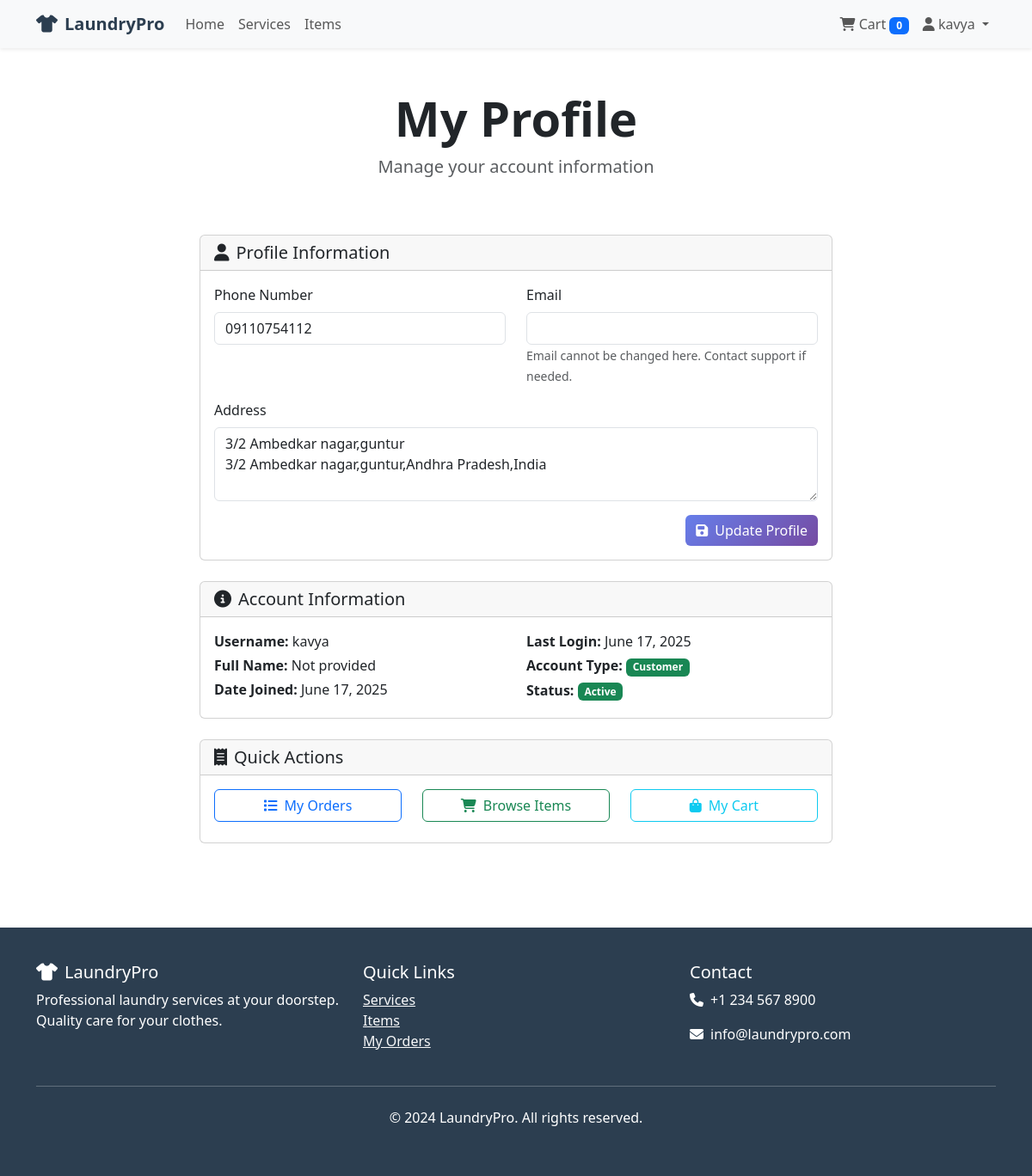
Page /accounts/profile/ (signed in) on the committed database.
### accounts/models.py (models this page shows, shortened)
class UserProfile(models.Model):
    user = models.OneToOneField(User, on_delete=models.CASCADE)
    phone = models.CharField(max_length=15, blank=True)
    address = models.TextField(blank=True)
    is_customer = models.BooleanField(default=True)
    is_admin = models.BooleanField(default=False)
    created_at = models.DateTimeField(auto_now_add=True)
    updated_at = models.DateTimeField(auto_now=True)

### accounts/views.py (the view)
# urls.py: path('profile/', views.profile, name='profile'),
@login_required
def profile(request):
    if request.method == 'POST':
        form = UserProfileForm(request.POST, instance=request.user.userprofile)
        if form.is_valid():
            form.save()
            messages.success(request, 'Profile updated successfully!')
            return redirect('accounts:profile')
    else:
        form = UserProfileForm(instance=request.user.userprofile)
    context = {
        'form': form,
    }
    return render(request, 'accounts/profile.html', context)

### accounts/forms.py
class UserProfileForm(forms.ModelForm):
    class Meta:
        model = UserProfile
        fields = ['phone', 'address']
        widgets = {
            'phone': forms.TextInput(attrs={'class': 'form-control'}),
            'address': forms.Textarea(attrs={'class': 'form-control', 'rows': 3}),
        }

### la2/context_processors.py (called while the page is built)
def cart_processor(request):
    if request.user.is_authenticated:
        try:
            cart = Cart.objects.get(user=request.user)
            cart_items = cart.cartitem_set.all()
            total_items = sum(item.quantity for item in cart_items)
            total_price = sum(item.service.price * item.quantity for item in cart_items)
            return {
                'cart_count': total_items,
                'cart_total': total_price,
            }
        except Cart.DoesNotExist:
            return {
                'cart_count': 0,
                'cart_total': 0,
            }
    return {
        'cart_count': 0,
        'cart_total': 0,
    }

### templates/accounts/profile.html (shortened to what this page needs)
{% extends 'base.html' %}
{% block content %}
<div class="container py-5">
    <div class="row">
        <div class="col-12 text-center mb-5" data-aos="fade-up">
            <h1 class="display-4 fw-bold">My Profile</h1>
            <p class="lead text-muted">Manage your account information</p>
        </div>
    </div>
    <div class="row justify-content-center">
        <div class="col-lg-8" data-aos="fade-up">
            <div class="card">
                <div class="card-header">
                    <h5 class="mb-0"><i class="fas fa-user me-2"></i>Profile Information</h5>
                </div>
                <div class="card-body">
                    <form method="post">
                        <div class="row">
                            <div class="col-md-6 mb-3">
                                <label for="{{ form.phone.id_for_label }}" class="form-label">Phone Number</label>
                                {{ form.phone }}
                            </div>
                            <div class="col-md-6 mb-3">
                                <label class="form-label">Email</label>
                                <input type="email" class="form-control" value="{{ user.email }}" readonly>
                                <small class="form-text text-muted">Email cannot be changed here. Contact support if needed.</small>
                            </div>
                        </div>
                        <div class="mb-3">
                            <label for="{{ form.address.id_for_label }}" class="form-label">Address</label>
                            {{ form.address }}
                        </div>
                        <div class="d-grid gap-2 d-md-flex justify-content-md-end">
                            <button type="submit" class="btn btn-primary">
                                <i class="fas fa-save me-2"></i>Update Profile
                            </button>
                        </div>
                    </form>
                </div>
            </div>
            <div class="card mt-4">
                <div class="card-header">
                    <h5 class="mb-0"><i class="fas fa-info-circle me-2"></i>Account Information</h5>
                </div>
                <div class="card-body">
                    <div class="row">
                        <div class="col-md-6">
                            <p class="mb-1"><strong>Username:</strong> {{ user.username }}</p>
                            <p class="mb-1"><strong>Full Name:</strong> {{ user.get_full_name|default:"Not provided" }}</p>
                            <p class="mb-1"><strong>Date Joined:</strong> {{ user.date_joined|date:"F j, Y" }}</p>
                        </div>
                        <div class="col-md-6">
                            <p class="mb-1"><strong>Last Login:</strong> {{ user.last_login|date:"F j, Y" }}</p>
                            <p class="mb-1"><strong>Account Type:</strong>
                                {% if user.is_staff %}
                                    <span class="badge bg-primary">Admin</span>
                                {% else %}
                                    <span class="badge bg-success">Customer</span>
                                {% endif %}
                            </p>
                            <p class="mb-1"><strong>Status:</strong>
                                {% if user.is_active %}
                                    <span class="badge bg-success">Active</span>
                                {% else %}
                                    <span class="badge bg-danger">Inactive</span>
                                {% endif %}
                            </p>
                        </div>
                    </div>
                </div>
            </div>
            <div class="card mt-4">
                <div class="card-header">
                    <h5 class="mb-0"><i class="fas fa-receipt me-2"></i>Quick Actions</h5>
                </div>
                <div class="card-body">
                    <div class="row">
                        <div class="col-md-4 mb-2">
                            <a href="{% url 'orders:order_list' %}" class="btn btn-outline-primary w-100">
                                <i class="fas fa-list me-2"></i>My Orders
                            </a>
                        </div>
                        <div class="col-md-4 mb-2">
                            <a href="{% url 'services:item_list' %}" class="btn btn-outline-success w-100">
                                <i class="fas fa-shopping-cart me-2"></i>Browse Items
                            </a>
                        </div>
                        <div class="col-md-4 mb-2">
                            <a href="{% url 'cart:cart_view' %}" class="btn btn-outline-info w-100">
                                <i class="fas fa-shopping-bag me-2"></i>My Cart
                            </a>
                        </div>
                    </div>
                </div>
            </div>
        </div>
    </div>
</div>
{% endblock %}

### templates/base.html (shortened to what this page needs)
<!DOCTYPE html>
<html lang="en">
<head>
    <link href="https://cdn.jsdelivr.net/npm/bootstrap@5.3.0/dist/css/bootstrap.min.css" rel="stylesheet">
    <link rel="stylesheet" href="https://cdnjs.cloudflare.com/ajax/libs/font-awesome/6.4.0/css/all.min.css">
    <link href="https://unpkg.com/aos@2.3.1/dist/aos.css" rel="stylesheet">
</head>
<body>
    <nav class="navbar navbar-expand-lg navbar-light bg-light shadow-sm">
        <div class="container">
            <a class="navbar-brand" href="{% url 'home' %}">
                <i class="fas fa-tshirt me-2"></i>LaundryPro
            </a>
            <div class="collapse navbar-collapse" id="navbarNav">
                <ul class="navbar-nav me-auto">
                    <li class="nav-item">
                        <a class="nav-link" href="{% url 'home' %}">Home</a>
                    </li>
                    <li class="nav-item">
                        <a class="nav-link" href="{% url 'services:service_list' %}">Services</a>
                    </li>
                    <li class="nav-item">
                        <a class="nav-link" href="{% url 'services:item_list' %}">Items</a>
                    </li>
                </ul>
                <ul class="navbar-nav">
                    {% if user.is_authenticated %}
                        <li class="nav-item">
                            <a class="nav-link" href="{% url 'cart:cart_view' %}">
                                <i class="fas fa-shopping-cart"></i> Cart
                                <span class="badge bg-primary">{{ cart_count }}</span>
                            </a>
                        </li>
                        <li class="nav-item dropdown">
                            <a class="nav-link dropdown-toggle" href="#" id="navbarDropdown" role="button" data-bs-toggle="dropdown">
                                <i class="fas fa-user"></i> {{ user.username }}
                            </a>
                        </li>
                    {% endif %}
                </ul>
            </div>
        </div>
    </nav>
    <main>
        {% block content %}{% endblock %}
    </main>
    <footer class="footer">
        <div class="container">
            <div class="row">
                <div class="col-md-4">
                    <h5><i class="fas fa-tshirt me-2"></i>LaundryPro</h5>
                    <p>Professional laundry services at your doorstep. Quality care for your clothes.</p>
                </div>
                <div class="col-md-4">
                    <h5>Quick Links</h5>
                    <ul class="list-unstyled">
                        <li><a href="{% url 'services:service_list' %}" class="text-light">Services</a></li>
                        <li><a href="{% url 'services:item_list' %}" class="text-light">Items</a></li>
                        {% if user.is_authenticated %}
                            <li><a href="{% url 'orders:order_list' %}" class="text-light">My Orders</a></li>
                        {% endif %}
                    </ul>
                </div>
                <div class="col-md-4">
                    <h5>Contact</h5>
                    <p><i class="fas fa-phone me-2"></i>+1 234 567 8900</p>
                    <p><i class="fas fa-envelope me-2"></i>info@laundrypro.com</p>
                </div>
            </div>
            <hr class="my-4">
            <div class="text-center">
                <p>&copy; 2024 LaundryPro. All rights reserved.</p>
            </div>
        </div>
    </footer>
</body>
</html>

### templates/base.html (style rules this page uses)
.navbar-brand { font-weight: bold; color: #2c3e50 !important; }
.card { transition: transform 0.3s ease, box-shadow 0.3s ease; }
.btn-primary { background: linear-gradient(135deg, #667eea 0%, #764ba2 100%); border: none; }
.footer { background: #2c3e50; color: white; padding: 40px 0; margin-top: 50px; }

### rows in the picture
UserProfile: phone "09110754112", address "3/2 Ambedkar nagar,guntur 3/2 Ambedkar nagar,guntur,Andhra Pradesh,India"

### other values in the picture
{{ cart_count }} "0"
{{ user.username }} "kavya"
{{ user.get_full_name|default:"Not provided" }} "Not provided"
{{ user.date_joined|date:"F j, Y" }} "June 17, 2025"
{{ user.last_login|date:"F j, Y" }} "June 17, 2025"
